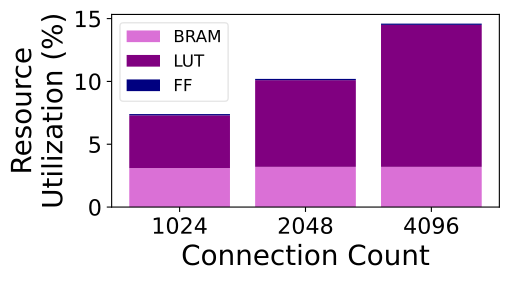

The script that saved this image:
import matplotlib.pyplot as plt
import os
import numpy as np
#if not  os.path.exists('graphs_bm_r5_p10_30x_SLO'):
#	os.makedirs('graphs_bm_r5_p10_30x_SLO')
from matplotlib.ticker import FuncFormatter

#load imbalance
figure, ((ax)) = plt.subplots(1, 1)

conn = [
1024
,2048
,4096
]

BRAM = [
4.814814815
,4.953703704
,4.953703704]

BRAM = [(18432*num*2160/100)/61704000 for num in BRAM]

LUT = [
12.34292089
,20.18150024
,32.77225036
]

LUT = [(64*num*331680/100)/61704000 for num in LUT]

FF = [
8.029124457
,9.794380125
,13.64884829]

FF = [(1*num*663360/100)/61704000 for num in FF]


'''
ax.plot(conn, BRAM, '-', color ='orchid', linewidth = 2.0, label="BRAM", marker='o')
ax.plot(conn, LUT, '-', color= 'purple', linewidth = 2.0, label="LUT", marker='o')
ax.plot(conn, FF, '-', color= 'navy', linewidth = 2.0, label="FF", marker='o')
'''

#conn = ['Category A', 'Category B', 'Category C']
#BRAM = np.array([10, 20, 15])
#LUT = np.array([5, 12, 8])
#FF = np.array([8, 7, 10])

conn = ['1024', '2048', '4096']

BRAM = [3.1, 3.2, 3.2]
LUT = [4.2, 6.9, 11.3]
FF = [0.1, 0.1, 0.1]

print(BRAM)
print(LUT)
print(FF)

#BRAM = [round(num, 3) for num in BRAM]
#LUT = [round(num, 3) for num in LUT]
#FF = [round(num, 3) for num in FF]

print(BRAM)
print(LUT)
print(FF)

result_array = [7.3, 10.1, 14.5]
#result_array = [num/100 for num in result_array]

ax.bar(conn, BRAM, label='BRAM', color ='orchid')
ax.bar(conn, LUT, bottom=BRAM, label='LUT', color= 'purple')
ax.bar(conn, FF, bottom= result_array, label='FF', color= 'navy')


ax.tick_params(axis='both', labelsize=16)
#ax.set_xticks(np.arange(0, 8, 1))

ax.legend(["BRAM", "LUT", "FF"], loc = "upper left", fontsize=12, framealpha=0.5)#,bbox_to_anchor=(1,0.5),fontsize=14,framealpha=0.5, ncol=4)

#ax.legend(["group_ex 10%", "group_ex 100%"], loc = "center left",bbox_to_anchor=(1,0.5),fontsize=14,framealpha=0.5)
#ax.legend(["grp_ex", "grp_sh", "Sassy"], loc = "upper left",fontsize=16,framealpha=0.5)

#ax.set_title('100%', fontsize=20)

ax.set_ylabel('Resource\nUtilization (%)',fontsize=20)
ax.set_xlabel('Connection Count',fontsize=20)
#ax.set_ylim(0, 40)
#ax.set_xlim(0, 3)
#ax.set_xscale('log', basex=2)
#ax.set_yscale('log', basey=2)
figure.set_size_inches(5, 2.5)

plt.savefig('bar_test.pdf',bbox_inches='tight')
